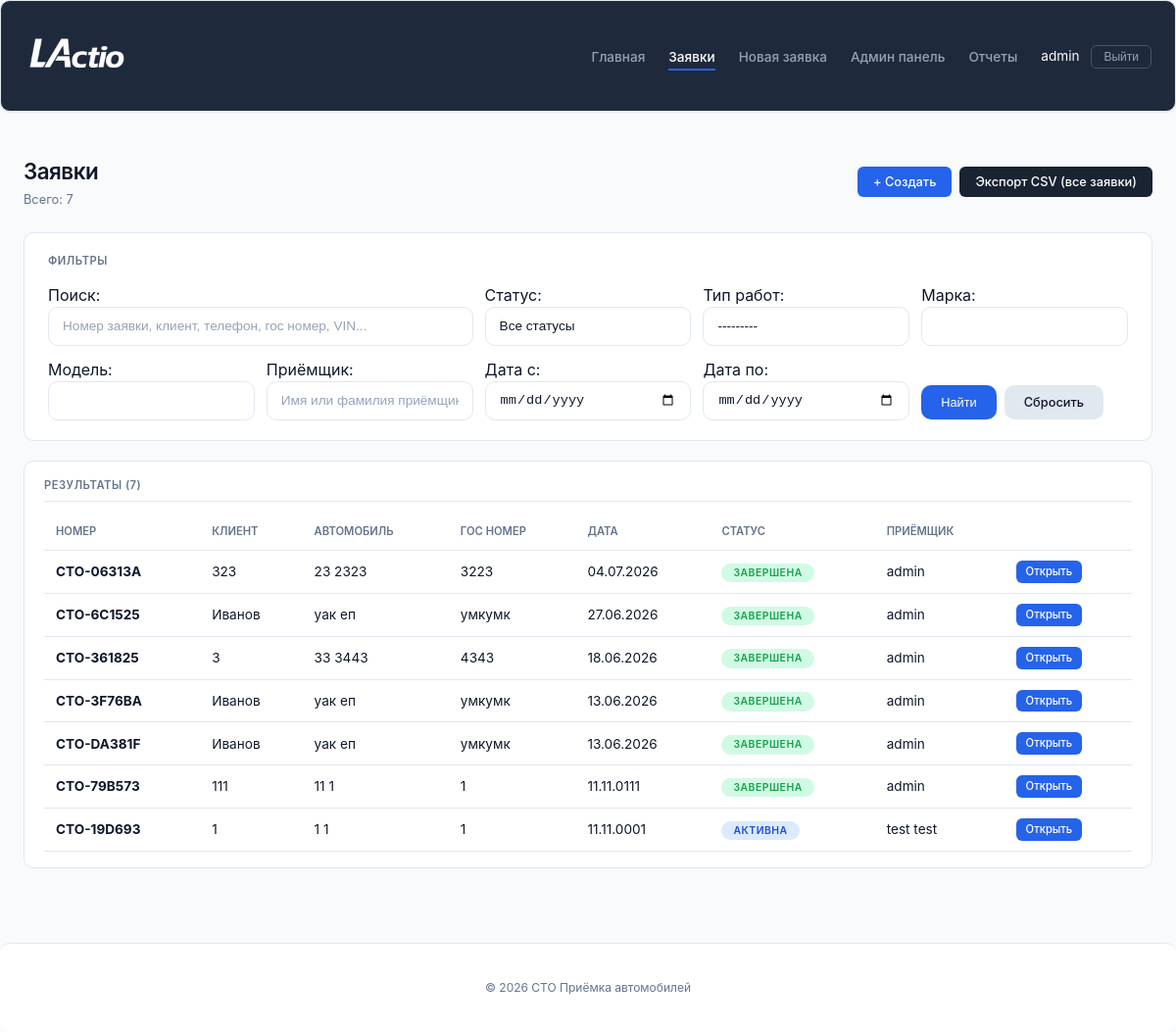
Before: /requests/ (signed in) with the older database file.
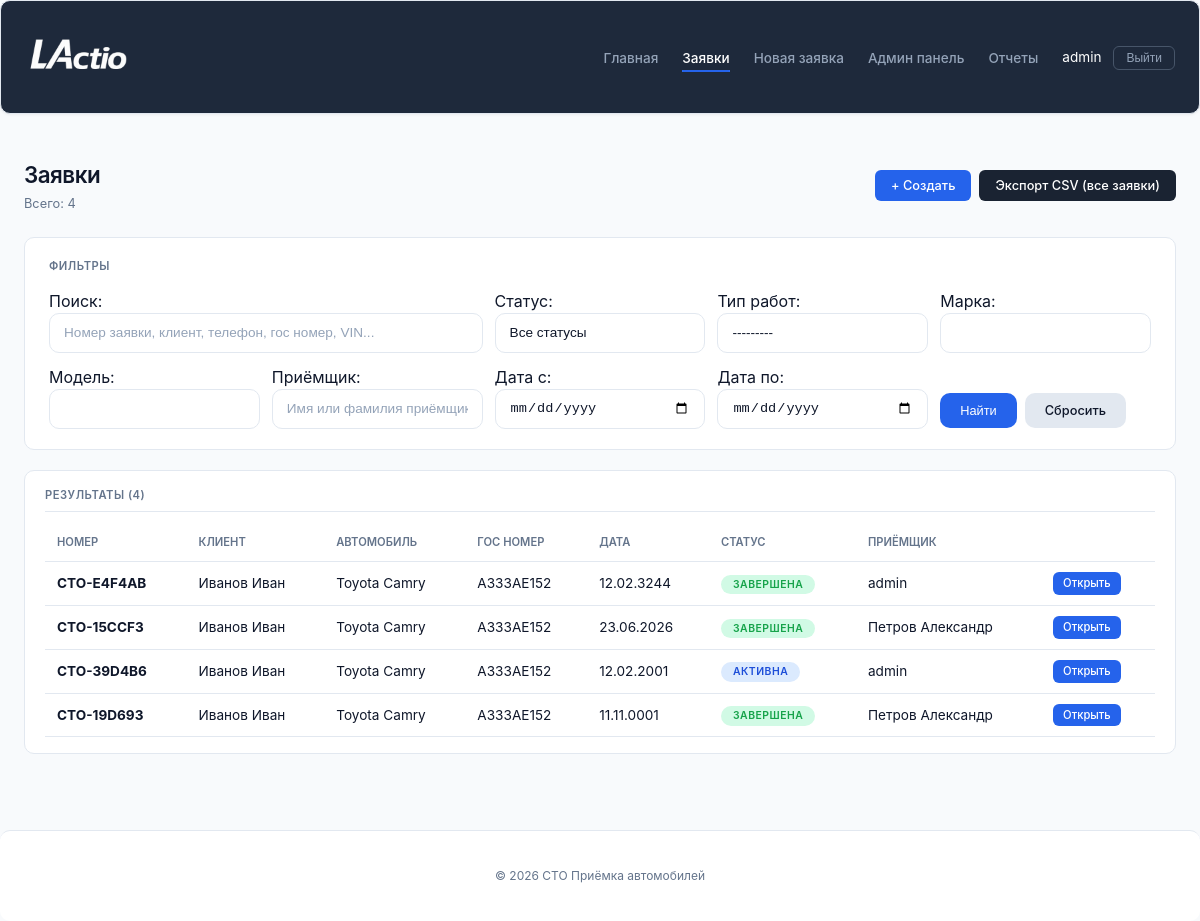
After: the same page with the newer database file.
### service_reception/models.py (models this page shows, shortened)
class RepairRequest(models.Model):
    STATUS_CHOICES = [
        ('draft', 'Черновик'),
        ('active', 'Активна'),
        ('completed', 'Завершена'),
        ('cancelled', 'Отменена'),
    ]
    request_number = models.CharField(max_length=20, unique=True, editable=False)
    receptionist = models.ForeignKey(User, on_delete=models.CASCADE)
    reception_date = models.DateField()
    reception_time = models.TimeField()
    client_name = models.CharField(max_length=200)
    client_phone = models.CharField(max_length=20)
    car_brand = models.CharField(max_length=100)
    car_model = models.CharField(max_length=100)
    license_plate = models.CharField(max_length=20, blank=True)
    vin = models.CharField(max_length=17, blank=True)
    work_types = models.ManyToManyField('WorkType', blank=True)
    issue_description = models.TextField()
    notes = models.TextField(blank=True)
    dashboard_photo = models.ImageField(
        upload_to='dashboard/',
        blank=True,
        null=True,
        verbose_name='Фото приборной панели'
    )
    mileage = models.IntegerField(
        null=True,
        blank=True,
        verbose_name='Пробег (км)'
    )
    status = models.CharField(max_length=20, choices=STATUS_CHOICES, default='draft')
    started_at = models.DateTimeField(null=True, blank=True, verbose_name="Время начала")
    completed_at = models.DateTimeField(null=True, blank=True, verbose_name="Время завершения")
    time_spent = models.DurationField(null=True, blank=True, verbose_name="Затраченное время")

class User(AbstractUser):
    POSITION_CHOICES = [
        ('admin', 'Администратор'),
        ('receptionist', 'Приёмщик'),
        ('master', 'Мастер'),
    ]
    phone = models.CharField(max_length=20, blank=True, verbose_name='Телефон')
    position = models.CharField(max_length=50, choices=POSITION_CHOICES, default='receptionist', verbose_name='Должность')
    avatar = models.ImageField(upload_to='avatars/', blank=True, null=True, verbose_name='Фото')
    is_approved = models.BooleanField(default=False, verbose_name='Подтверждён администратором')
    class Meta:
        verbose_name = 'Пользователь'
        verbose_name_plural = 'Пользователи'

### service_reception/views.py (the view, shortened to what this page needs)
# urls.py: path('requests/', views.request_list, name='request_list'),
def request_list(request):
    if not request.user.is_authenticated:
        return redirect('service_reception:login')
    if request.user.is_staff:
        requests_list = RepairRequest.objects.select_related('receptionist').all().order_by('-reception_date', '-reception_time')
    else:
        requests_list = RepairRequest.objects.filter(receptionist=request.user).select_related('receptionist').order_by('-reception_date', '-reception_time')
    form = RepairRequestSearchForm(request.GET)
    if form.is_valid():
        query = form.cleaned_data.get('search')
        status = form.cleaned_data.get('status')
        work_type = form.cleaned_data.get('work_type')
        date_from = form.cleaned_data.get('date_from')
        date_to = form.cleaned_data.get('date_to')
        car_brand = form.cleaned_data.get('car_brand')
        car_model = form.cleaned_data.get('car_model')
        receptionist_name = form.cleaned_data.get('receptionist_name')
        if status:
            requests_list = requests_list.filter(status=status)
        if work_type:
            requests_list = requests_list.filter(work_types=work_type)
        if date_from:
            requests_list = requests_list.filter(reception_date__gte=date_from)
        if date_to:
            requests_list = requests_list.filter(reception_date__lte=date_to)
        if car_brand:
            requests_list = requests_list.filter(car_brand__icontains=car_brand)
        if car_model:
            requests_list = requests_list.filter(car_model__icontains=car_model)
        if receptionist_name and request.user.is_staff:
            requests_list = requests_list.filter(
                Q(receptionist__first_name__icontains=receptionist_name) |
                Q(receptionist__last_name__icontains=receptionist_name)
            )
    context = {
        'requests_list': requests_list,
        'form': form,
        'is_admin': request.user.is_staff,
    }
    return render(request, 'reception/request_list.html', context)

### service_reception/models.py (called while the page is built)
    def __str__(self):
        return self.name

### service_reception/templates/reception/request_list.html (shortened to what this page needs)
{% extends 'reception/base.html' %}
{% load static %}
{% block content %}
<div class="page_header">
    <div>
        <div class="title">Заявки</div>
        <div class="subtitle">Всего: {{ requests_list.count }}</div>
    </div>
    <div class="actions">
        <a href="{% url 'service_reception:request_create' %}" class="btn btn_primary">+ Создать</a>
        <a href="{% url 'service_reception:export_requests_csv_all' %}" class="btn btn_print" target="_blank">
            Экспорт CSV (все заявки)
        </a>
    </div>
</div>
<div class="search_section">
    <div class="search_title">Фильтры</div>
    <form method="get" class="search_form">
        <div class="search_field_group" style="grid-column: span 2;">
            {{ form.search.label_tag }}
            {{ form.search }}
        </div>
        <div class="search_field_group">
            {{ form.status.label_tag }}
            {{ form.status }}
        </div>
        <div class="search_field_group">
            {{ form.work_type.label_tag }}
            {{ form.work_type }}
        </div>
        <div class="search_field_group">
            {{ form.car_brand.label_tag }}
            {{ form.car_brand }}
        </div>
        <div class="search_field_group">
            {{ form.car_model.label_tag }}
            {{ form.car_model }}
        </div>
        <div class="search_field_group">
            {{ form.receptionist_name.label_tag }}
            {{ form.receptionist_name }}
        </div>
        <div class="search_field_group">
            {{ form.date_from.label_tag }}
            {{ form.date_from }}
        </div>
        <div class="search_field_group">
            {{ form.date_to.label_tag }}
            {{ form.date_to }}
        </div>
        <div class="search_buttons">
            <button type="submit" class="btn btn_primary">Найти</button>
            <a href="{% url 'service_reception:request_list' %}" class="btn btn_secondary">Сбросить</a>
        </div>
    </form>
</div>
<div class="card">
    <div class="card_header">Результаты ({{ requests_list.count }})</div>
    {% if requests_list %}
    <div class="table_wrapper">
        <table class="data_table">
            <thead>
                <tr>
                    <th class="data_table_header">Номер</th>
                    <th class="data_table_header">Клиент</th>
                    <th class="data_table_header">Автомобиль</th>
                    <th class="data_table_header">Гос номер</th>
                    <th class="data_table_header">Дата</th>
                    <th class="data_table_header">Статус</th>
                    <th class="data_table_header">Приёмщик</th>
                    <th class="data_table_header"></th>
                </tr>
            </thead>
            <tbody>
                {% for req in requests_list %}
                <tr>
                    <td class="data_table_cell"><strong>{{ req.request_number }}</strong></td>
                    <td class="data_table_cell">{{ req.client_name }}</td>
                    <td class="data_table_cell">{{ req.car_brand }} {{ req.car_model }}</td>
                    <td class="data_table_cell">{{ req.license_plate }}</td>
                    <td class="data_table_cell">{{ req.reception_date|date:"d.m.Y" }}</td>
                    <td class="data_table_cell">
                        <span class="status_badge status_{{ req.status }}">{{ req.get_status_display }}</span>
                    </td>
                    <td class="data_table_cell">{{ req.receptionist.get_full_name|default:req.receptionist.username }}</td>
                    <td class="data_table_cell">
                        <a href="{% url 'service_reception:request_detail' req.pk %}" class="btn btn_primary btn_small">Открыть</a>
                    </td>
                </tr>
                {% endfor %}
            </tbody>
        </table>
    </div>
    {% else %}
    <div class="empty_state">Заявки не найдены</div>
    {% endif %}
</div>
{% endblock %}

Changed rows visible on the page:
removed RepairRequest: request_number "СТО-06313A", client_name "323", car_brand "23", car_model "2323", license_plate "3223", reception_date "04.07.2026", status "ЗАВЕРШЕНА", receptionist.get_full_name "admin"
removed RepairRequest: request_number "СТО-6C1525", client_name "Иванов", car_brand "уак", car_model "еп", license_plate "умкумк", reception_date "27.06.2026", status "ЗАВЕРШЕНА", receptionist.get_full_name "admin"
removed RepairRequest: request_number "СТО-361825", client_name "3", car_brand "33", car_model "3443", license_plate "4343", reception_date "18.06.2026", status "ЗАВЕРШЕНА", receptionist.get_full_name "admin"
removed RepairRequest: request_number "СТО-3F76BA", client_name "Иванов", car_brand "уак", car_model "еп", license_plate "умкумк", reception_date "13.06.2026", status "ЗАВЕРШЕНА", receptionist.get_full_name "admin"
removed RepairRequest: request_number "СТО-DA381F", client_name "Иванов", car_brand "уак", car_model "еп", license_plate "умкумк", reception_date "13.06.2026", status "ЗАВЕРШЕНА", receptionist.get_full_name "admin"
removed RepairRequest: request_number "СТО-79B573", client_name "111", car_brand "11", car_model "1", license_plate "1", reception_date "11.11.0111", status "ЗАВЕРШЕНА", receptionist.get_full_name "admin"
added RepairRequest: request_number "СТО-E4F4AB", client_name "Иванов Иван", car_brand "Toyota", car_model "Camry", license_plate "A333AE152", reception_date "12.02.3244", status "ЗАВЕРШЕНА", receptionist.get_full_name "admin"
added RepairRequest: request_number "СТО-15CCF3", client_name "Иванов Иван", car_brand "Toyota", car_model "Camry", license_plate "A333AE152", reception_date "23.06.2026", status "ЗАВЕРШЕНА", receptionist.get_full_name "Петров Александр"
added RepairRequest: request_number "СТО-39D4B6", client_name "Иванов Иван", car_brand "Toyota", car_model "Camry", license_plate "A333AE152", reception_date "12.02.2001", status "АКТИВНА", receptionist.get_full_name "admin"
changed RepairRequest "СТО-19D693": client_name "1" → "Иванов Иван"; car_brand "1" → "Toyota"; car_model "1" → "Camry"; license_plate "1" → "A333AE152"; status "АКТИВНА" → "ЗАВЕРШЕНА"; receptionist.get_full_name "test test" → "Петров Александр"
Other visible differences:
{{ requests_list.count }}: "7" → "4"
